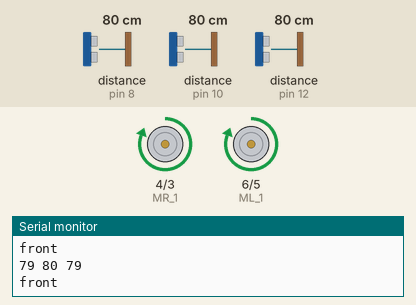
Recording of a sketch running on a simulated Arduino Uno, built with avr-gcc and run on an emulated ATmega328P. Parts: motor-driver pin pairs drawn as motors (green arrow = first pin HIGH = forward, orange = second pin HIGH = backward, longer = more drive), the last lines printed to the serial monitor. Wiring (inferred from the names in the program): 3 × ultrasonic range finder: trigger pin 7, echo pin 8 / trigger pin 9, echo pin 10 / trigger pin 11, echo pin 12. The test bench sets the inputs (shaded band); at power-on: distance to the obstacle (sensors on pin 10, pin 12, pin 8) 80 cm. The echo pulse lasts 58.3 µs per cm.

Above: at 1.2 s.
1.3 s: distance to the obstacle (sensor on pin 10) set to 54 cm
2.8 s: distance to the obstacle (sensor on pin 10) set to 48 cm
At 4.0 s:
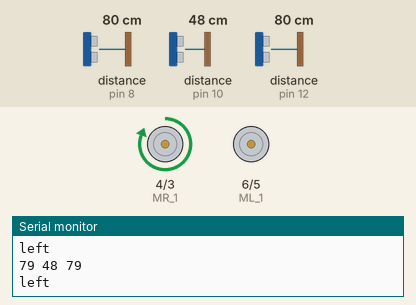
4.3 s: distance to the obstacle (sensor on pin 12) set to 54 cm
5.8 s: distance to the obstacle (sensor on pin 12) set to 49 cm
At 7.0 s:
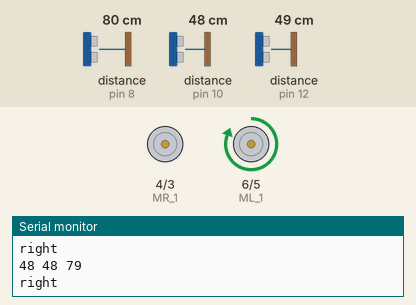
7.3 s: distance to the obstacle (sensor on pin 8) set to 54 cm
10.3 s: distance to the obstacle (sensor on pin 8) set to 47 cm
At 11.6 s:
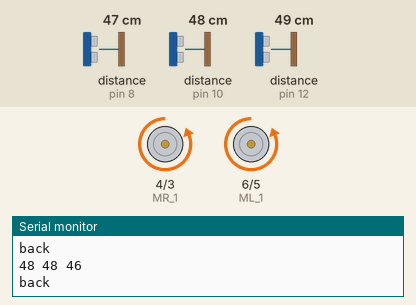
Timing chart, 0 to 12.9 s (numbered marks = the images above; inputs shaded):
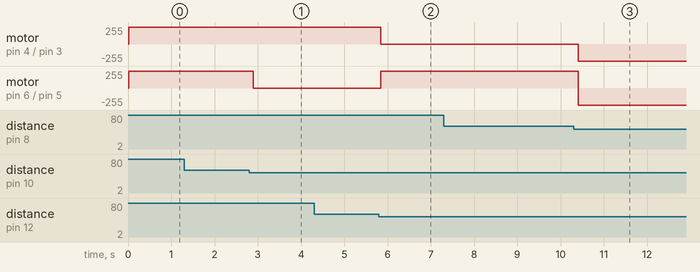

The sketch:

blindbot.ino
```cpp
/* Complete Guide for Ultrasonic Sensor HC-SR04
 *
    Ultrasonic sensor Pins:
        VCC: +5VDC
        Trig : Trigger (INPUT) - Pin11
        Echo: Echo (OUTPUT) - Pin 12
        GND: GND
 */


int trig_r = 7;
int echo_r = 8;

int trig_m = 9;
int echo_m = 10;

int trig_l = 11;
int echo_l = 12;

int ML_1 = 6;
int ML_2 = 5;

int MR_1 = 4;
int MR_2 = 3;

long d_l, d_m, d_r;// distances (in cm)

void setup() {
  Serial.begin(9600);

  pinMode(trig_m, OUTPUT);
  pinMode(trig_r, OUTPUT);
  pinMode(trig_l, OUTPUT);

  pinMode(echo_m, INPUT);
  pinMode(echo_r, INPUT);
  pinMode(echo_l, INPUT);

  pinMode(ML_1,OUTPUT);
  pinMode(ML_2,OUTPUT);
  pinMode(MR_1,OUTPUT);
  pinMode(MR_2,OUTPUT);
}

void loop() {

  d_l = distance(trig_l,echo_l);
  d_m = distance(trig_m,echo_m);
  d_r = distance(trig_r,echo_r);

  // String out = "";
  String out = (String) d_l + ' ' + d_m + ' ' + d_r;
  Serial.println(out);


  movement();
  delay(100);

}

void left(){
  digitalWrite(MR_1, HIGH);
  digitalWrite(MR_2, LOW);
  digitalWrite(ML_1, LOW);
  digitalWrite(ML_2, LOW);
  Serial.println();
  Serial.println("left");
}

void right(){
  digitalWrite(ML_1, HIGH);
  digitalWrite(ML_2, LOW);
  digitalWrite(MR_1, LOW);
  digitalWrite(MR_2, LOW);
  Serial.println();
  Serial.println("right");
}

void front(){
  digitalWrite(ML_1, HIGH);
  digitalWrite(ML_2, LOW);
  digitalWrite(MR_1, HIGH);
  digitalWrite(MR_2, LOW);
  Serial.println();
  Serial.println("front");

}

void back(){
  digitalWrite(ML_1, LOW);
  digitalWrite(ML_2, HIGH);
  digitalWrite(MR_1, LOW);
  digitalWrite(MR_2, HIGH);
  Serial.println();
  Serial.println("back");
}
void standstill(){
  digitalWrite(ML_1, LOW);
  digitalWrite(ML_2, LOW);
  digitalWrite(MR_1, LOW);
  digitalWrite(MR_2, LOW);
  Serial.println();
  Serial.println("standstill");
}

bool available(int dist) {
  return dist == 0 || dist > 50;
}

void movement(){
  if (available(d_m)) {
    front();
  } else if (available(d_l)) {
    left();
  } else if (available(d_r)) {
    right();
  } else {
    back();
  }
}

  // The sensors is triggered by a HIGH pulse of 10 or more microseconds.
  // Give a short LOW pulse beforehand to ensure a clean HIGH pulse:
  //The below snippent drives programms the Sensors to turn on and measure the distance
// Read the signal from the sensor: a HIGH pulse whose
// duration is the time (in microseconds) from the sending
// of the ping to the reception of its echo off of an object.
float distance(int trig,int echo){
  digitalWrite(trig, LOW);
  delayMicroseconds(5);
  digitalWrite(trig, HIGH);
  delayMicroseconds(10);
  digitalWrite(trig, LOW);

  int period= pulseIn(echo, HIGH);
  int d = (period / 2) * 0.0343;
  return d;
}
```

Measured:
- the behaviour switches between 51 and 50 cm on distance to the obstacle (sensor on pin 10) (found by bisection; images 0 and 1)
- the behaviour switches between 52 and 51 cm on distance to the obstacle (sensor on pin 12) (found by bisection; images 1 and 2)
- the behaviour switches between 52 and 51 cm on distance to the obstacle (sensor on pin 8) (found by bisection; images 2 and 3)
- after the input at 2.8 s, motor on pin 6 (ML_1) / pin 5 (ML_2): forward 255/255 → stopped after 0.10 s
- after the input at 5.8 s, motor on pin 4 (MR_1) / pin 3 (MR_2): forward 255/255 → stopped at once; motor on pin 6 (ML_1) / pin 5 (ML_2): stopped → forward 255/255 at once
- after the input at 10.3 s, motor on pin 4 (MR_1) / pin 3 (MR_2): stopped → backward 255/255 after 0.11 s; motor on pin 6 (ML_1) / pin 5 (ML_2): forward 255/255 → backward 255/255 after 0.11 s
